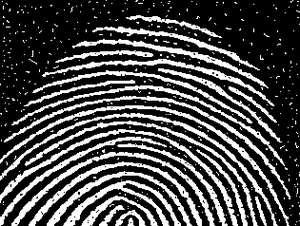
#> input picture Fingerprint.png, 300 x 226 px
$ python Part6.py
#> lines starting #> are read from the running program, lines starting #| are printed output that depends on the picture; after the words box and inside, x2 and y2 are one past the last pixel; in counts of white or black regions, pixels touching at a corner belong together
# -*- coding: utf-8 -*-
"""
Created on Tue Aug 27 13:57:53 2024

@author: Roohi
"""
#Morphological operations
import numpy as np
import cv2 as cv
import matplotlib.pyplot as plt

#%% Erosion

#Load the original fingerprint image in grayscale
Original_img = cv.imread('Fingerprint.png', 0)
#> Original_img is the input picture: shape (226, 300); min 0, max 255, mean 73.4

# Apply a binary threshold to convert the image to a binary mask
_, mask = cv.threshold(Original_img, 90, 255, cv.THRESH_BINARY)
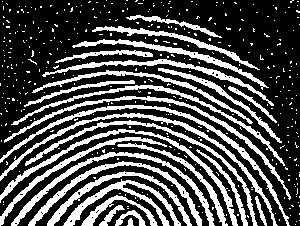
#> mask: shape (226, 300); 31% white; 399 white regions (372 under 20 px), largest, box (x1, y1, x2, y2) and area: (0, 105, 290, 226) 1363, (0, 129, 238, 226) 1316, (0, 113, 278, 226) 1312

# Define a 2x2 kernel for erosion
kernel1 = np.ones((2,2), np.uint8)

# Perform erosion operation on the binary mask with 1 iteration
Eroded_img = cv.erode(mask, kernel1, iterations=1)
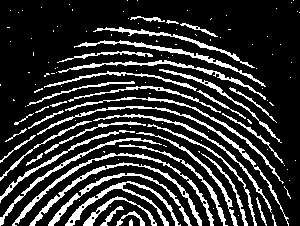
#> Eroded_img: shape (226, 300); 19.6% white; 127 white regions (85 under 20 px), largest, box (x1, y1, x2, y2) and area: (12, 153, 214, 226) 861, (29, 162, 202, 226) 796, (37, 106, 289, 226) 778

# Set up subplots to display the original image, mask, and eroded image
fig, (ax1, ax2, ax3) = plt.subplots(nrows=1, ncols=3, figsize=(30, 40))
cmap_val = 'gray'    # Set colormap to grayscale for all images

# Turn off axis and set title for the original image
ax1.axis('off')
ax1.title.set_text('Original_img')

# Turn off axis and set title for the mask
ax2.axis('off')
ax2.title.set_text('mask')

# Turn off axis and set title for the eroded image
ax3.axis('off')
ax3.title.set_text('Eroded_img')

# Display the original image, mask, and eroded image in the subplots
ax1.imshow(Original_img, cmap=cmap_val)
ax2.imshow(mask, cmap=cmap_val)
ax3.imshow(Eroded_img, cmap=cmap_val)

# Show the plots
plt.show()
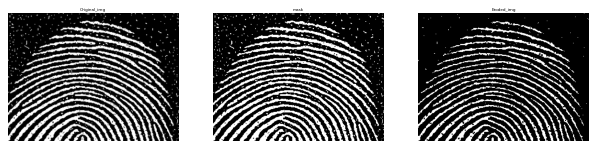
#> figure drawn by matplotlib, 3 panels
#%% Dilation

# Define a 3x3 kernel for dilation
kernel2 = np.ones((3,3), np.uint8)

# Perform dilation operation on the binary mask with 1 iteration
Dilated_img = cv.dilate(mask, kernel2, iterations=1)
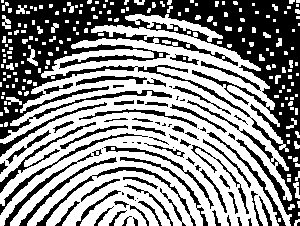
#> Dilated_img: shape (226, 300); 55.9% white; 83 black regions (19 under 20 px), largest, box (x1, y1, x2, y2) and area: (0, 0, 300, 226) 20431, (36, 167, 196, 226) 691, (0, 133, 148, 215) 545

# Set up subplots to display the original image, mask, and dilated image
fig, (ax1, ax2, ax3) = plt.subplots(nrows=1, ncols=3, figsize=(30, 40))
cmap_val = 'gray'    # Set colormap to grayscale for all images

# Turn off axis and set title for the original image
ax1.axis('off')
ax1.title.set_text('Original_img')

# Turn off axis and set title for the mask
ax2.axis('off')
ax2.title.set_text('mask')

# Turn off axis and set title for the dilated image
ax3.axis('off')
ax3.title.set_text('Dilated_img')

# Display the original image, mask, and dilated image in the subplots
ax1.imshow(Original_img, cmap=cmap_val)
ax2.imshow(mask, cmap=cmap_val)
ax3.imshow(Dilated_img, cmap=cmap_val)

# Show the plots
plt.show()
#%% Closing (dilation followed by erosion)

# Load the original cell image in grayscale
Original_image = cv.imread('Cells.jpg', 0)

# Apply a binary threshold to convert the image to a binary mask
_, Mask = cv.threshold(Original_image, 20, 255, cv.THRESH_BINARY)

# Define a 9x9 kernel for closing
kernel3 = np.ones((9,9), np.uint8)

# Perform closing operation on the binary mask
#> (the run stopped early here; a loop or call above may not have finished)

$ run again, with BrainMRI.jpeg saved as Fingerprint.png
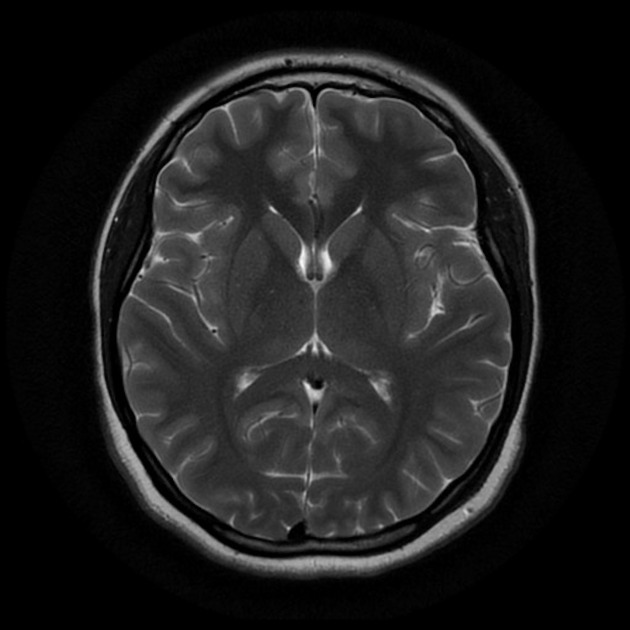
#> input picture BrainMRI.jpeg, 630 x 630 px
#> Original_img is the input picture: shape (630, 630); min 0, max 248, mean 29.7
#> `_, mask = cv.threshold(Original_img, 90, 255, cv.THRESH_BINARY)`:
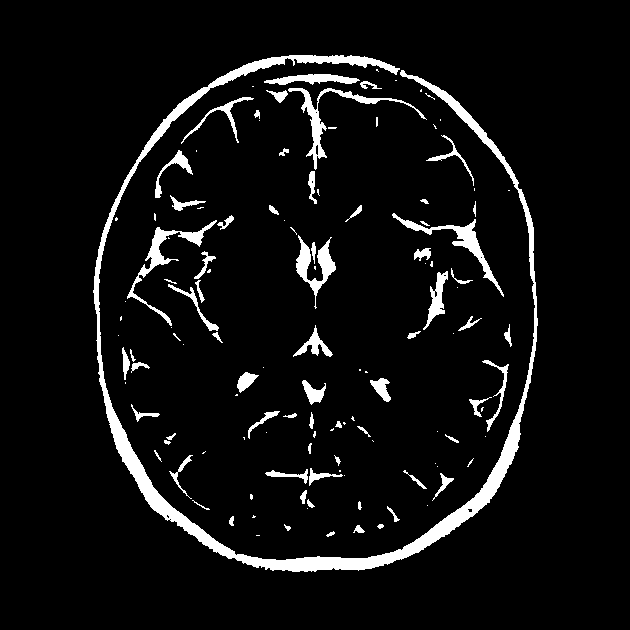
#> mask: shape (630, 630); 6.2% white; 127 white regions (58 under 20 px), largest, box (x1, y1, x2, y2) and area: (93, 55, 538, 572) 12309, (288, 88, 427, 170) 1175, (127, 220, 217, 326) 1147
#> Eroded_img: shape (630, 630); 4.7% white; 133 white regions (78 under 20 px), largest, box (x1, y1, x2, y2) and area: (94, 56, 538, 572) 10305, (393, 214, 504, 296) 846, (297, 237, 336, 296) 780
#> `Dilated_img = cv.dilate(mask, kernel2, iterations=1)`:
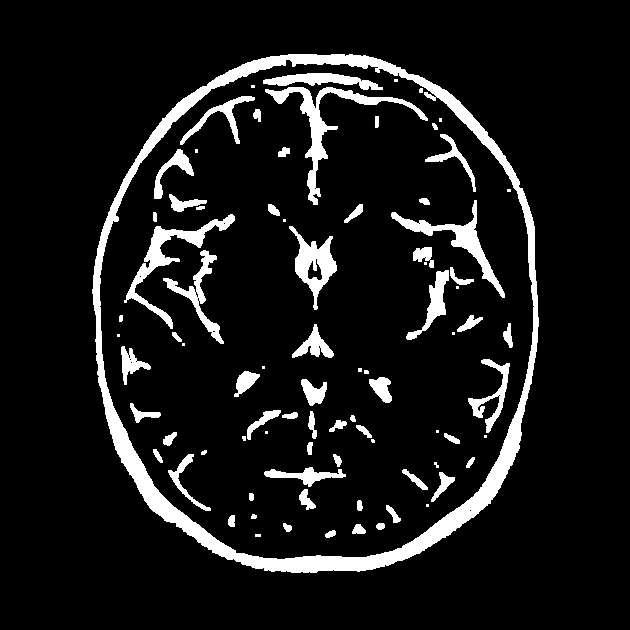
#> Dilated_img: shape (630, 630); 9.4% white; 84 white regions (23 under 20 px), largest, box (x1, y1, x2, y2) and area: (92, 54, 539, 573) 16375, (265, 87, 428, 205) 2387, (124, 214, 235, 329) 1963
